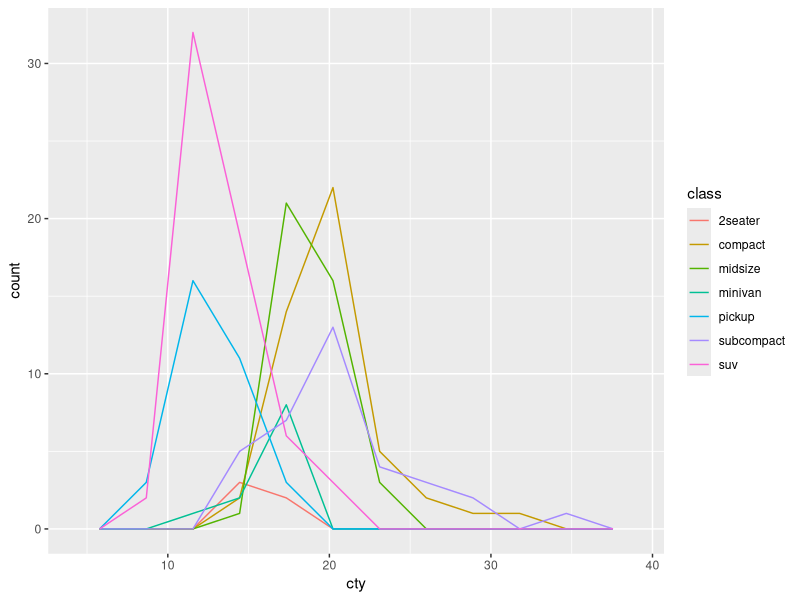
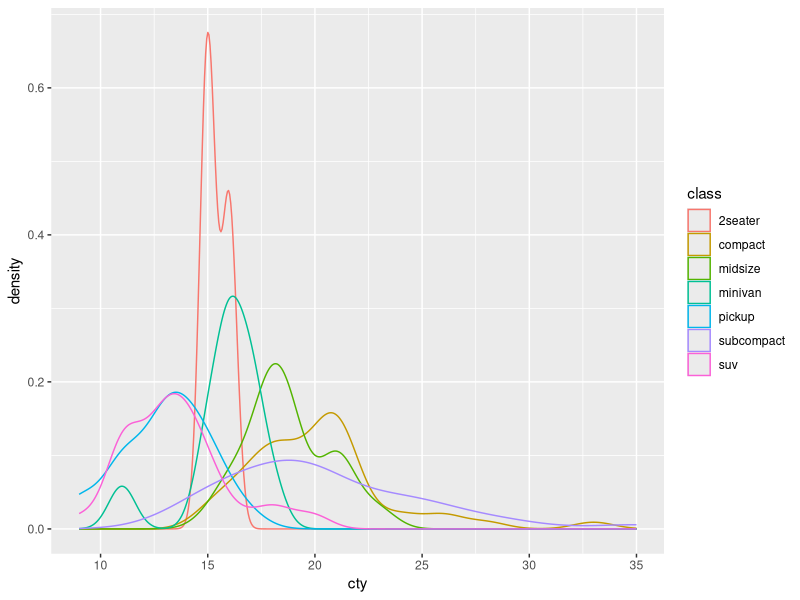
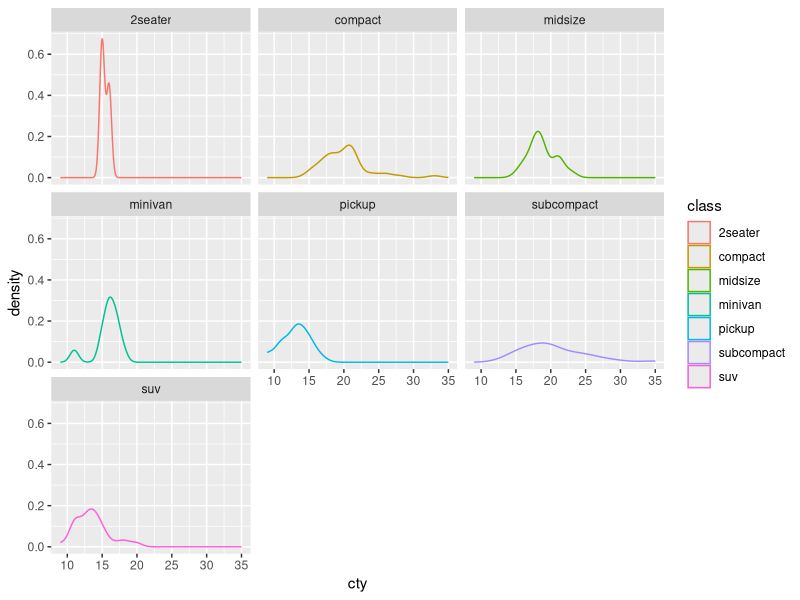
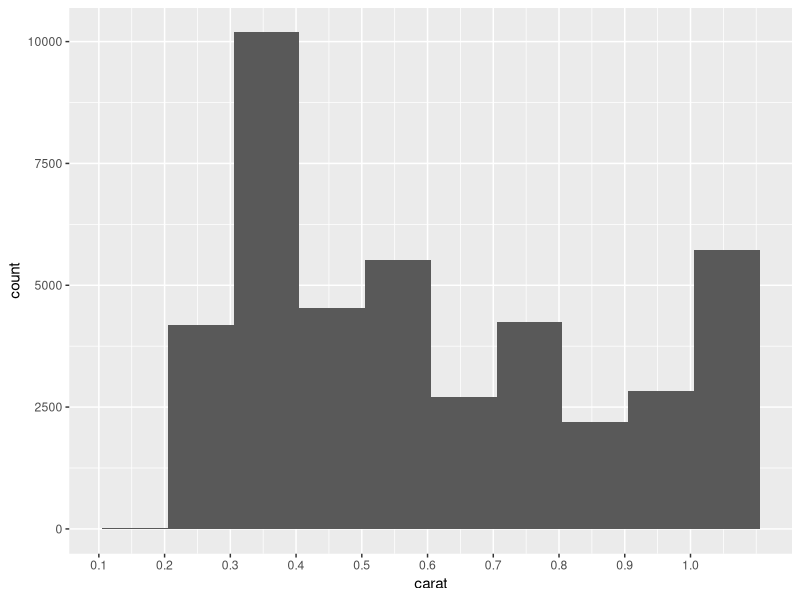

Write the R code that produced these figures, in order.
## ---- chunk 1
# knitr options
knitr::opts_chunk$set(echo = TRUE)
## ---- chunk 2
library(tidyverse)

## ---- chunk 3
## NOTE: No need to modify
mpg %>%
  ggplot(aes(cty, color = class)) +
  geom_freqpoly(bins = 10)
## ---- chunk 4
## NOTE: No need to modify
mpg %>%
  ggplot(aes(cty, color = class)) +
  geom_density()
## ---- chunk 5
mpg %>%
  ggplot(aes(cty, color = class)) +
  geom_density() +
  facet_wrap( ~class)
## ---- chunk 6
## TODO: Run this chunk; play with differnet bin widths
diamonds %>%
  filter(carat < 1.1) %>%

  ggplot(aes(carat)) +
  geom_histogram(binwidth = 0.1, boundary = 0.005) +
  scale_x_continuous(
    breaks = seq(0, 1, by = 0.1)

  )
